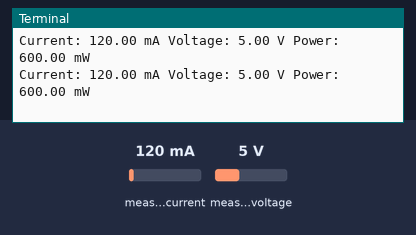
The program below on a simulated Raspberry Pi (BCM pin numbers). Parts: the last lines printed to the terminal. The test bench sets the inputs (shaded band); at power-on: measured current 120 mA, measured voltage 5 V. No MQTT or app messages arrive unless stated.

Above: at 1.3 s.
1.4 s: measured current set to 40 mA
At 2.6 s:
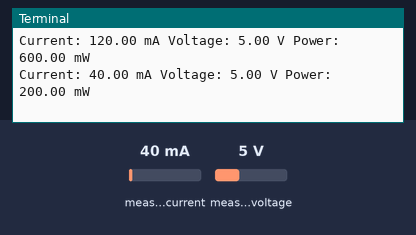
2.9 s: measured voltage set to 0.3 V
At 4.0 s:
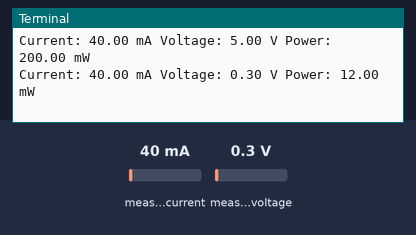
4.4 s: measured current set to 500 mA
At 6.0 s:
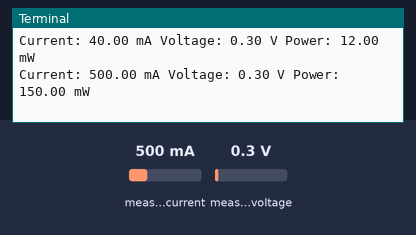
Timing chart, 0 to 7.5 s (numbered marks = the images above; inputs shaded):
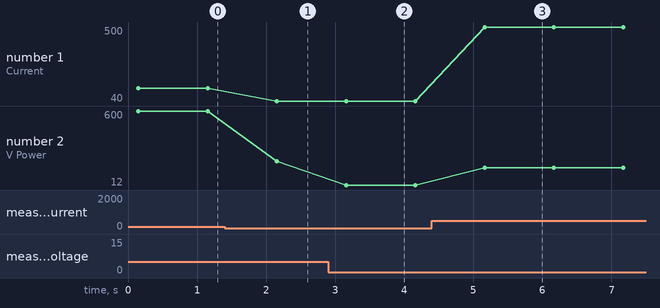

The program:

ina260.py
```python
import time
import board
import adafruit_ina260
import paho.mqtt.client as mqtt

# MQTT Configuration
MQTT_BROKER = "localhost"  # Replace with your broker's IP address if needed
MQTT_PORT = 1883
MQTT_TOPICS = {
    'voltage': 'wind_turbine/volt',
    'power': 'wind_turbine/power',
    'current': 'wind_turbine/current'
}

# Initialize the MQTT Client
mqtt_client = mqtt.Client()
mqtt_client.connect(MQTT_BROKER, MQTT_PORT)
mqtt_client.loop_start()

# Initialize the INA260 sensor
i2c = board.I2C()  # Uses board.SCL and board.SDA
ina260 = adafruit_ina260.INA260(i2c)

try:
    while True:
        # Read values from INA260
        current = ina260.current  # in mA
        voltage = ina260.voltage  # in V
        power = ina260.power      # in mW

        # Print readings for debugging
        print(f"Current: {current:.2f} mA Voltage: {voltage:.2f} V Power: {power:.2f} mW")

        # Publish readings to respective MQTT topics
        mqtt_client.publish(MQTT_TOPICS['current'], current)
        mqtt_client.publish(MQTT_TOPICS['voltage'], voltage)
        mqtt_client.publish(MQTT_TOPICS['power'], power)

        # Wait before taking the next reading
        time.sleep(1)

except KeyboardInterrupt:
    print("Exiting...")

finally:
    mqtt_client.disconnect()
    mqtt_client.loop_stop()
```

Measured:
- after the input at 1.4 s, the terminal: prints a new line after 0.76 s (image 1)
- after the input at 2.9 s, the terminal: prints a new line after 0.26 s (image 2)
- after the input at 4.4 s, the terminal: prints a new line after 0.76 s (image 3)
- plotted number 1: 120 → 40 after the input at 1.4 s, 40 → 500 after the input at 4.4 s
- plotted number 2: 600 → 200 after the input at 1.4 s, 200 → 12 after the input at 2.9 s, 12 → 150 after the input at 4.4 s
